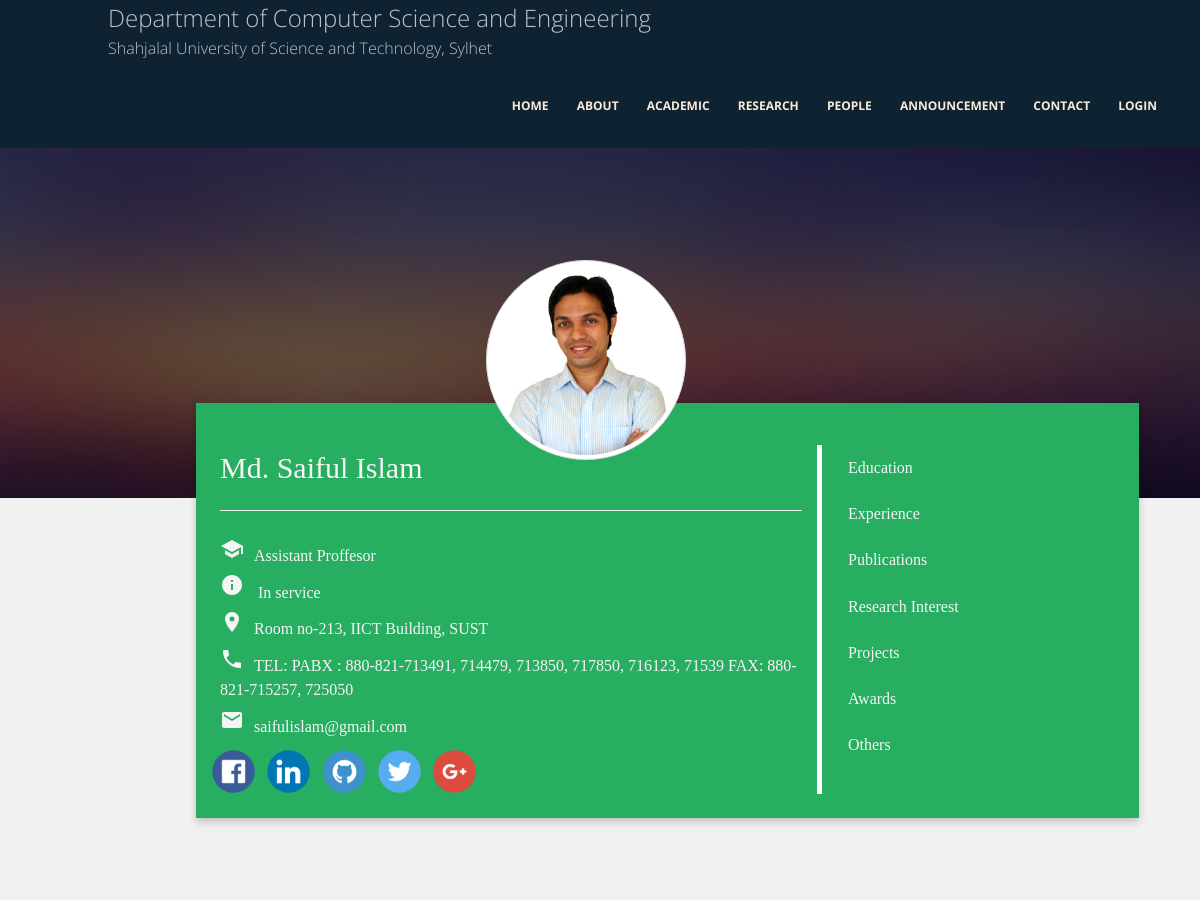
Page /people/faculty/1 (upper part) on the earlier database version.
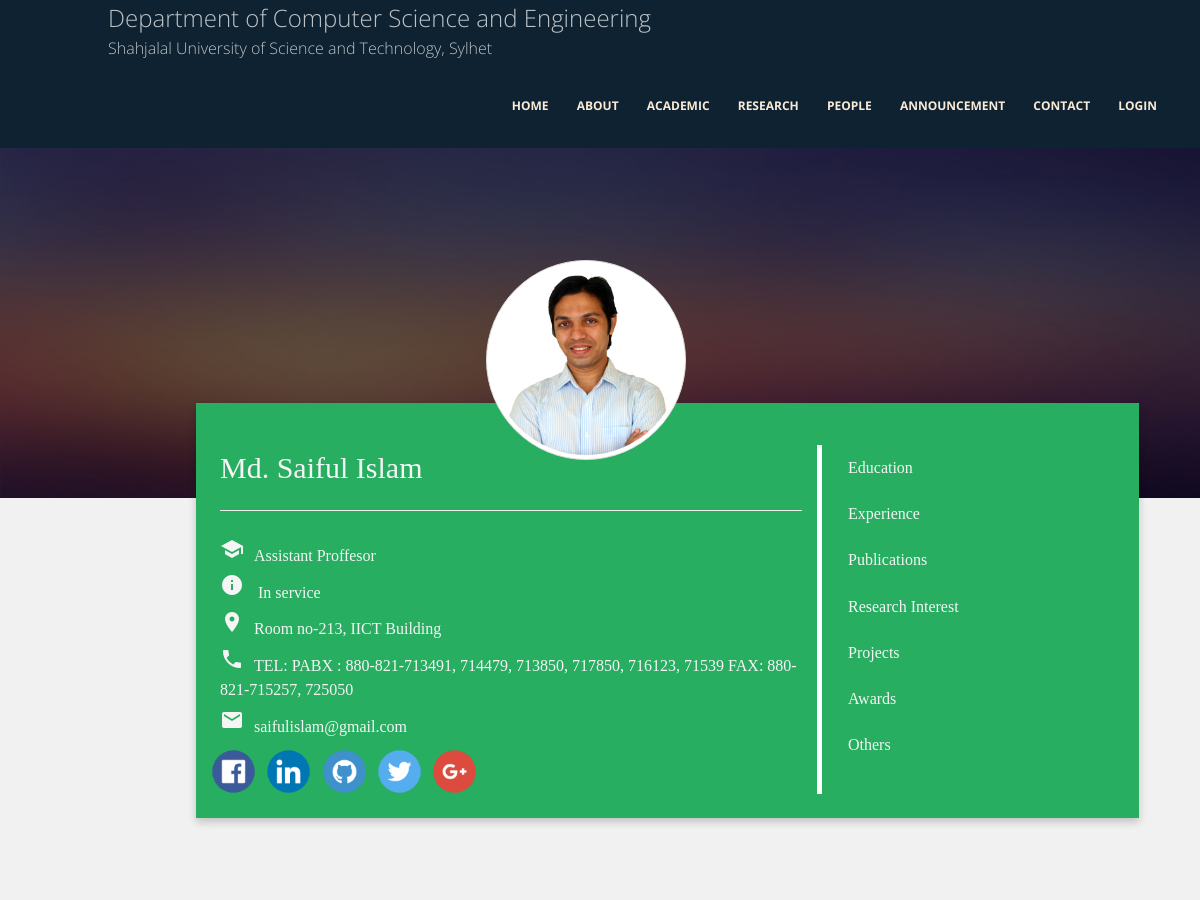
Same page on the later database version.
### people/models.py (models this page shows, shortened)
class People(models.Model):
    name = models.CharField(max_length=200)
    designation = models.CharField(max_length=200)
    image = models.ImageField(blank=True, null=True, upload_to='people/images/')
    office = models.CharField(max_length=200)
    contact = models.CharField(max_length=200, blank=True, null=True)
    email = models.EmailField(blank=True, null=True)
    socialLinks = ["Dribbble.png", "Facebook.png", "Github.png", "YouTube.png", "Twitter.png", "Pinterest.png",
                   "Linkedin.png", "Google+.png", "Snapchat.png", "Instagram.png"]
    class Meta:
        abstract = True

class Faculty(People):
    research_interest = models.ManyToManyField(ResearchArea, related_name="faculty")
    STATUS = (
        ('in_service', 'In service'),
        ('on_leave', 'On leave'),
        ('ex', 'Ex Faculty'),
    )
    status = models.CharField(max_length=20, choices=STATUS)
    class Meta:
        verbose_name_plural = "faculties"

### people/views.py (the view)
# urls.py: path('faculty/<int:faculty_id>', views.faculty_detail, name='faculty_detail'),
def faculty_detail(request, faculty_id):
    faculty = get_object_or_404(Faculty, pk=faculty_id)
    context={'faculty': faculty}
    return render(request, 'people/faculty-detail.html', context)

### people/models.py (called while the page is built)
    def __str__(self):
        return self.name

### research/models.py (called while the page is built)
    def __str__(self):
        return self.name

### templates/people/faculty-detail.html (shortened to what this page needs)
{% extends 'base.html' %}
{% block content %}
<div class="content-faculty-detail">
    <div class="colorlib-classes people-detail-header-text">
        <img width="200px" height="200px" class="img img-responsive img-thumbnail img-rounded people-detail-image"
             src="/static/images/people/saif_sir.jpg">
        <div class="container">
            <div class="row">
                <div class="col-md-10">
                    <div class="classes class-single faculty-detail-header-card">
                        <div class="desc desc2 row">
                            <div class="col-md-8 people-detail-container">
                                <h2 class="people-detail-text">{{ faculty.name }}</h2>
                                <hr>
                                <span class="people-detail-text"><i class="material-icons">school</i>{{ faculty.designation }}</span>
                                <span class="people-detail-text"><i
                                        class="material-icons">info</i>
                                    {% for k,v in faculty.STATUS %}
                                        {% if k == faculty.status %}
                                            {{v}}
                                        {% endif %}
                                    {% endfor %}
                                </span>
                                <span class="people-detail-text"><i
                                        class="material-icons">place</i>{{ faculty.office }}</span>
                                <span class="people-detail-text"><i
                                        class="material-icons">phone</i>{{ faculty.contact }}</span>
                                <span class="people-detail-text"><i
                                        class="material-icons">email</i>{{ faculty.email }}</span>
                                <div class="row" style="margin-top:10px;">
                                    <img class="img img-responsive social-icon" width="45px;" height="45px"
                                         src="/static/images//social_icon/Facebook.png">
                                    <img class="img img-responsive social-icon" width="45px;" height="45px"
                                         src="/static/images//social_icon/Linkedin.png">
                                    <img class="img img-responsive social-icon" width="45px;" height="45px"
                                         src="/static/images//social_icon/Github.png">
                                    <img class="img img-responsive social-icon" width="45px;" height="45px"
                                         src="/static/images//social_icon/Twitter.png">
                                    <img class="img img-responsive social-icon" width="45px;" height="45px"
                                         src="/static/images//social_icon/Google+.png">
                                </div>
                            </div>
                            <div class="col-md-4" style="margin-top: 1%;">
                                <a href="#faculty_education"><span class="people-header-menu">Education</span></a>
                                <a href="#faculty_experiences"><span class="people-header-menu">Experience</span></a>
                                <a href="#faculty_publications"><span class="people-header-menu">Publications</span></a>
                                <a href="#faculty_research_interest"><span
                                        class="people-header-menu">Research Interest</span></a>
                                <a href="#faculty_projects"><span class="people-header-menu">Projects</span></a>
                                <a href="#faculty_awards"><span class="people-header-menu">Awards</span></a>
                                <a href="#faculty_other_activities"><span class="people-header-menu">Others</span></a>
                            </div>
                        </div>
                    </div>
                </div>
            </div>
        </div>
    </div>
</div>
{% endblock %}

Differences in the rows shown:
changed Faculty "Md. Saiful Islam": office "Room no-213, IICT Building, SUST" → "Room no-213, IICT Building"
